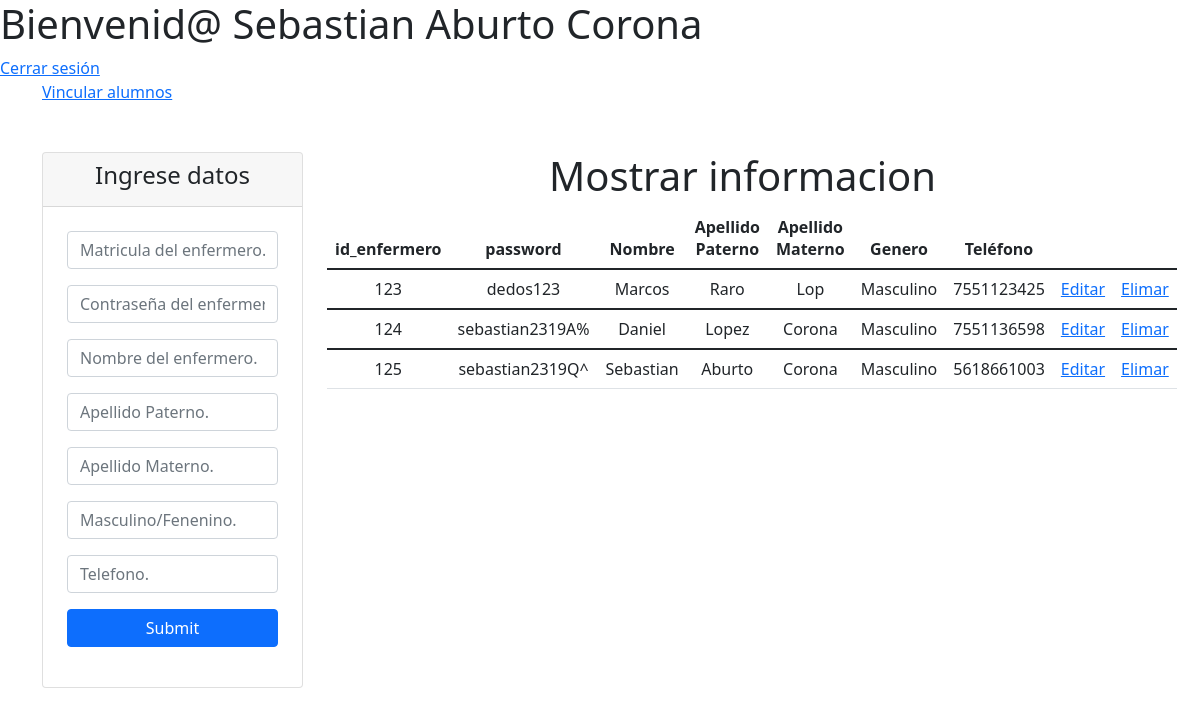
The app's page /admin/regisenfermeros.php (signed in) with its own data.
### tables this page shows
CREATE TABLE `enfermero` (
  `id_enfermero` varchar(9) NOT NULL,
  `password` varchar(15) NOT NULL,
  `Nombre` varchar(50) NOT NULL,
  `Apellido_P` varchar(30) NOT NULL,
  `Apellido_M` varchar(30) NOT NULL,
  `Genero` varchar(20) NOT NULL,
  `Teléfono` varchar(15) NOT NULL,
  PRIMARY KEY (`id_enfermero`)
);

### admin/regisenfermeros.php (the view, shortened to what this page needs)
<?php
    $nombre = $_SESSION['nombre'];
?>
<?php
require 'conexion.php';
$query = "SELECT * FROM enfermero";
$result = mysqli_query($conexion, $query);
?>
<html lang="en">
  <head>
    <link href="https://cdn.jsdelivr.net/npm/bootstrap@5.1.3/dist/css/bootstrap.min.css" rel="stylesheet">
  </head>
  <body>
    <div>
    <h1><?php echo 'Bienvenid@ '.$nombre; ?></h1>
    <a href="salir.php">Cerrar sesión</a>
    </div>
    <div id="menu" class="container">
      <a class="" href="regitroaluenfer.php">Vincular alumnos</a>
    </div>
    <div class="container mt-5">
      <div class="row">
        <div class="col-md-3">
          <div class="card">
            <div class="card-header">
              <h4 class="text-center">Ingrese datos</h4>
            </div>
            <form class="p-4" action="insertarenfer.php" method="POST">
              <input type="text" class="form-control mb-3" name="id_enfermero" placeholder="Matricula del enfermero.">
              <input type="text" class="form-control mb-3" name="password" placeholder="Contraseña del enfermero.">
              <input type="text" class="form-control mb-3" name="Nombre" placeholder="Nombre del enfermero.">
              <input type="text" class="form-control mb-3" name="Apellido_P" placeholder="Apellido Paterno.">
              <input type="text" class="form-control mb-3" name="Apellido_M" placeholder="Apellido Materno.">
              <input type="text" class="form-control mb-3" name="Genero" placeholder="Masculino/Fenenino.">
              <input type="text" class="form-control mb-3" name="Telefono" placeholder="Telefono.">
              <div class="d-grid"><input type="submit" class="btn btn-primary" name=""></div>
            </form>
          </div>
        </div>
        <div class="col-md-9">
          <h1 class="text-center">Mostrar informacion</h1>
          <table class="table custom-table">
            <thead class="text-center">
              <tr>
                <th scope="col">id_enfermero</th>
                <th scope="col">password</th>
                <th scope="col">Nombre</th>
                <th scope="col">Apellido Paterno</th>
                <th scope="col">Apellido Materno</th>
                <th scope="col">Genero</th>
                <th scope="col">Teléfono</th>
                <th scope="col"></th>
                <th scope="col"></th>
              </tr>
            </thead>
            <tbody>
              <tr scope="row">
                <?php
                  while ($registro = mysqli_fetch_array($result)) {
                ?>
                <td class="text-center"><?php echo $registro['id_enfermero']; ?></td>
                <td class="text-center"><?php echo $registro['password']; ?></td>
                <td class="text-center"><?php echo $registro['Nombre']; ?></td>
                <td class="text-center"><?php echo $registro['Apellido_P']; ?></td>
                <td class="text-center"><?php echo $registro['Apellido_M']; ?></td>
                <td class="text-center"><?php echo $registro['Genero']; ?></td>
                <td class="text-center"><?php echo $registro['Teléfono']; ?></td>
                <td> <a href="editarenfer.php?valor=<?php echo $registro['id_enfermero'];?>">Editar</a></td>
                <td> <a href="deletenfer.php?valor=<?php echo $registro['id_enfermero'];?>">Elimar</a></td>
              </tr>
            </tbody>
            <?php
              }?>
          </table>
        </div>
      </div>
    </div>
  </body>
</html>

### records on screen
enfermero: id_enfermero "123", password "dedos123", Nombre "Marcos", Apellido_P "Raro", Apellido_M "Lop", Genero "Masculino", Teléfono "7551123425"
enfermero: id_enfermero "124", password "sebastian2319A%", Nombre "Daniel", Apellido_P "Lopez", Apellido_M "Corona", Genero "Masculino", Teléfono "7551136598"
enfermero: id_enfermero "125", password "sebastian2319Q^", Nombre "Sebastian", Apellido_P "Aburto", Apellido_M "Corona", Genero "Masculino", Teléfono "5618661003"
